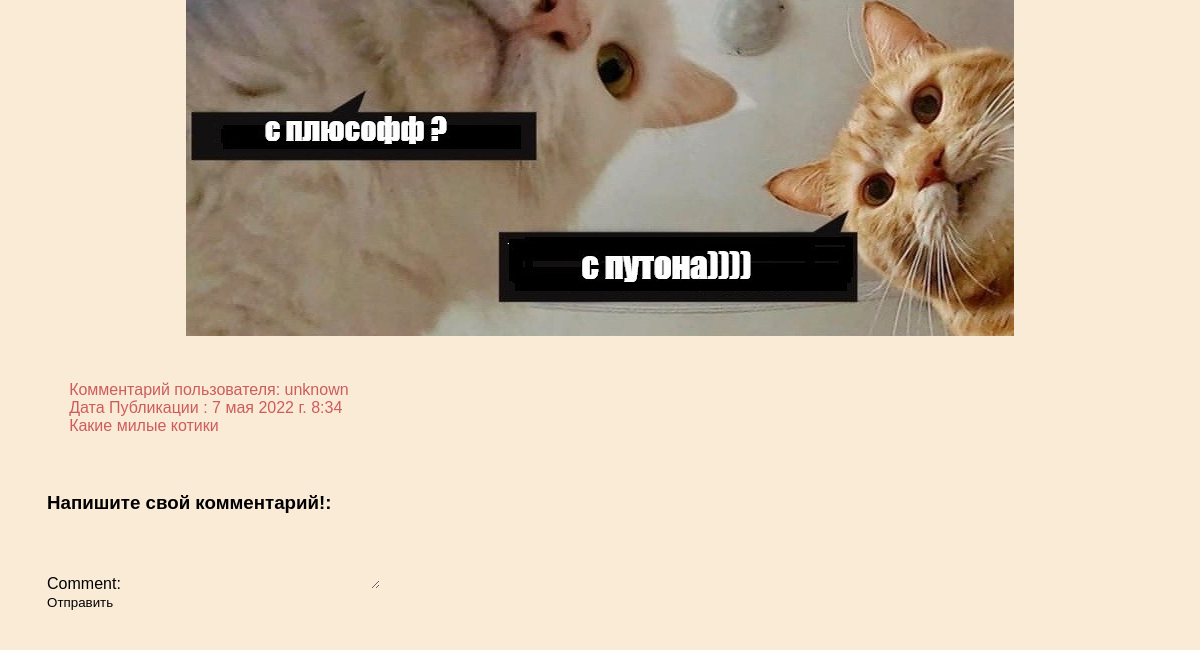
The page /images_page.html (lower part) on the database as committed earlier.
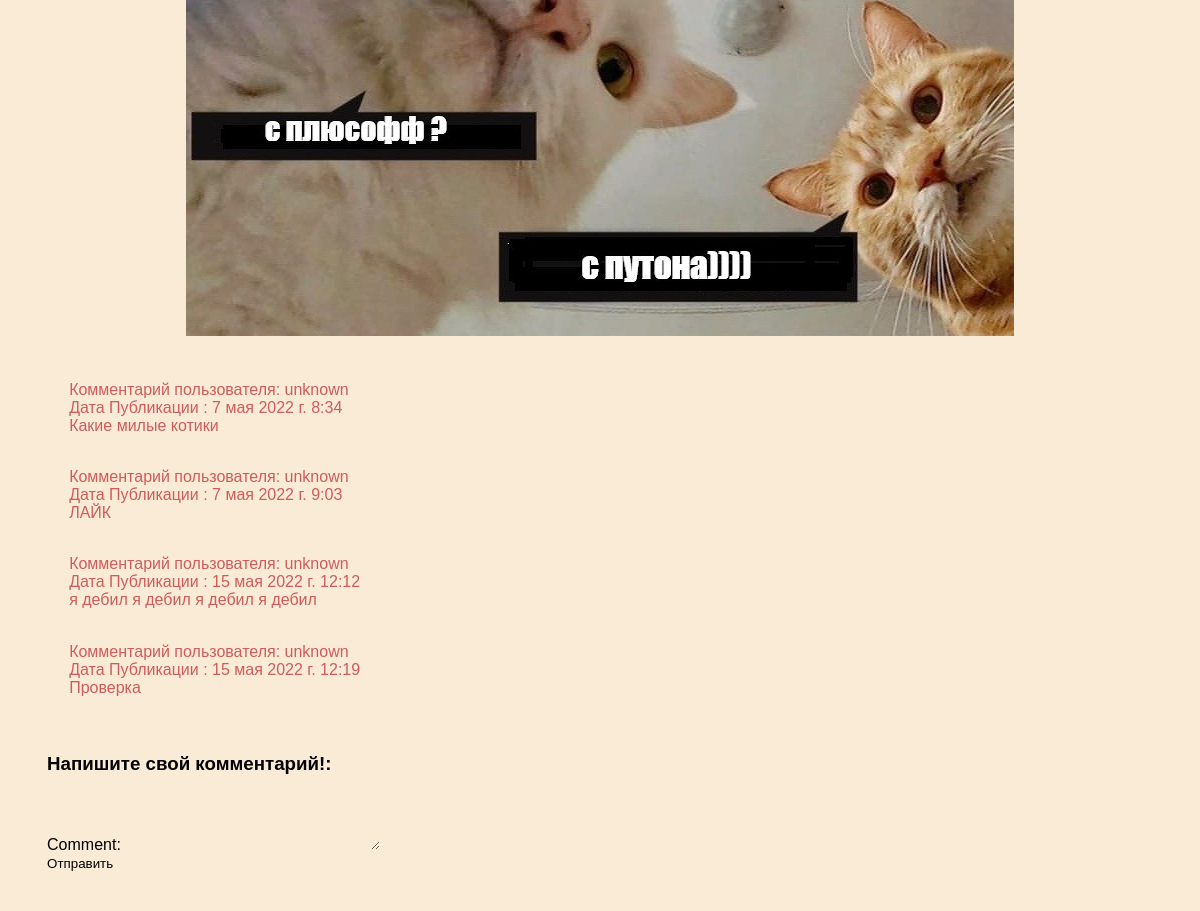
The same page on the database as committed later.
### main/models.py (models this page shows)
class Comment(models.Model):
    content = models.TextField(_(u'Комментарий'), max_length=1000)
    pub_date = models.DateTimeField(_('Дата'), auto_now_add=True)
    author = models.CharField(_('Автор'), default='unknown', max_length=200)
    def __str__(self):
        return self.content[0:200]

### main/views.py (the view, shortened to what this page needs)
# urls.py: path("images_page.html", views.images_page, name='images_page'),
@csrf_exempt
def images_page(request):
    form = CommentForm()
    comments = Comment.objects.all()
    print(comments)
    return render(request, 'main/images_page.html', {'form': form, 'comments': comments})

### main/forms.py
class CommentForm(forms.ModelForm):
    class Meta:
        model = Comment
        fields = ['content']
        widgets = {
            'content': forms.Textarea(attrs={'cols': 30, 'rows': 5}),
        }
        labels = {
            'content': gettext_lazy('Ваш комментарий')
        }

### main/templates/main/images_page.html (shortened to what this page needs)
{% load i18n %}
{% load static %}
<!DOCTYPE html>
<html lang="en">
<head>
    <link href="../../static/main/css/style.css" type="text/css" rel="stylesheet">
</head>
<body>
    <div>
        <ol>
            <li id = "4"><img src="../../static/main/images/пересел%20на%20плюсы_обрез.jpg" /></li>
        </ol>
        <div id="commentsid">
        {% for comment in comments %}
            <div class="comment" id="commentid">
                <p class="info">
                    {% trans "Комментарий пользователя: " %}{{comment.author}}
                    <br>
                    {% trans "Дата Публикации : " %}{{ comment.pub_date}}
                </p>
                {{ comment.content|linebreaks }}
            </div>
        {% endfor %}
        </div>
        <div>
            <p><h3>{% trans "Напишите свой комментарий!: " %}</h3></p>
            <form id="CommentForm" action="/images_page.html" method="post">
                    <label for="{{ form.content.id_for_label }}">{% trans "Comment" %}:</label>
                    {{ form.content }}
            <p><input type="submit" value={% trans "Отправить" %}></p>
            </form>
        </div>
    </div>
</body>
</html>

Rows that differ between the two databases and show on the page:
added Comment: author "unknown", pub_date "7 мая 2022 г. 9:03", content "ЛАЙК"
added Comment: author "unknown", pub_date "15 мая 2022 г. 12:12", content "я дебил я дебил я дебил я дебил"
added Comment: author "unknown", pub_date "15 мая 2022 г. 12:19", content "Проверка"
